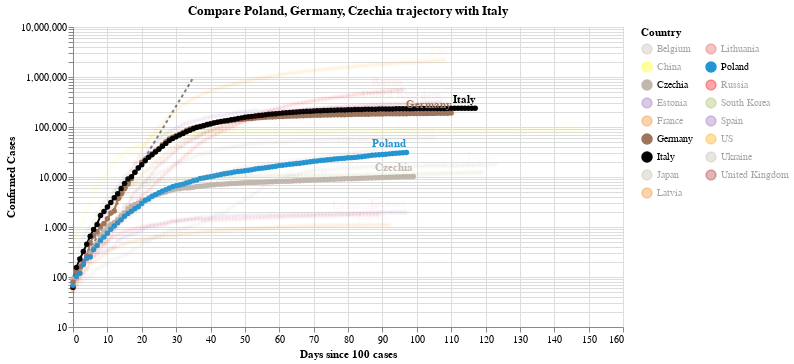

Source (notebook cell):
### Code cell
#hide_input
chart2 = make_since_chart(dff2,['Poland', 'Germany', 'Czechia'], baseline_countries)
chart2

### Figure 1 — Vega-Lite specification as saved in the notebook (floating-point values rounded to 4 significant figures; data arrays with more than 128 entries replaced by an {"elided": "..."} marker saying what was removed)
{"config": {"view": {"continuousWidth": 400, "continuousHeight": 300}}, "layer": [{"data": {"name": "data-628230001892d6798b50651be41d1b3e"}, "mark": {"type": "line", "color": "black", "opacity": 0.5, "strokeDash": [3, 3]}, "encoding": {"x": {"type": "quantitative", "field": "Days since 100 cases"}, "y": {"type": "quantitative", "field": "Confirmed Cases"}}}, {"data": {"name": "data-4df896992601e3d3e3db313392c11114"}, "mark": {"type": "line", "point": true}, "encoding": {"color": {"type": "nominal", "field": "Country", "legend": {"columns": 2}, "scale": {"domain": ["Belgium", "China", "Czechia", "Estonia", "France", "Germany", "Italy", "Japan", "Latvia", "Lithuania", "Poland", "Russia", "South Korea", "Spain", "US", "Ukraine", "United Kingdom"], "range": ["#C1B7AD", "yellow", "#C1B7AD", "#9467bd", "#F58518", "#9D755D", "black", "#C1B7AD", "#F58518", "#E45756", "#2495D3", "red", "#A1BA59", "#9467bd", "orange", "#C1B7AD", "brown"]}}, "opacity": {"condition": {"value": 1, "selection": "selector002"}, "value": 0.05}, "tooltip": [{"type": "nominal", "field": "Country"}, {"type": "temporal", "field": "Date"}, {"type": "quantitative", "field": "Confirmed Cases"}, {"type": "quantitative", "field": "Days since 100 cases"}], "x": {"type": "quantitative", "field": "Days since 100 cases"}, "y": {"type": "quantitative", "field": "Confirmed Cases", "scale": {"type": "log"}}}, "selection": {"selector002": {"type": "multi", "fields": ["Country"], "bind": "legend", "init": [{"Country": "Poland"}, {"Country": "Germany"}, {"Country": "Czechia"}, {"Country": "Italy"}]}}, "width": 550}, {"data": {"name": "data-4df896992601e3d3e3db313392c11114"}, "mark": {"type": "text", "align": "right", "dy": -8, "fontWeight": "bold"}, "encoding": {"color": {"type": "nominal", "field": "Country", "legend": {"columns": 2}, "scale": {"domain": ["Belgium", "China", "Czechia", "Estonia", "France", "Germany", "Italy", "Japan", "Latvia", "Lithuania", "Poland", "Russia", "South Korea", "Spain", "US", "Ukraine", "United Kingdom"], "range": ["#C1B7AD", "yellow", "#C1B7AD", "#9467bd", "#F58518", "#9D755D", "black", "#C1B7AD", "#F58518", "#E45756", "#2495D3", "red", "#A1BA59", "#9467bd", "orange", "#C1B7AD", "brown"]}}, "opacity": {"condition": {"value": 1, "selection": "selector002"}, "value": 0.05}, "text": {"type": "nominal", "field": "Country"}, "tooltip": [{"type": "nominal", "field": "Country"}, {"type": "temporal", "field": "Date"}, {"type": "quantitative", "field": "Confirmed Cases"}, {"type": "quantitative", "field": "Days since 100 cases"}], "x": {"type": "quantitative", "field": "Days since 100 cases"}, "y": {"type": "quantitative", "field": "Confirmed Cases", "scale": {"type": "log"}}}, "transform": [{"filter": "(datum['Date'] >= 1592438400000)"}], "width": 550}], "title": "Compare Poland, Germany, Czechia trajectory with Italy", "$schema": "https://vega.github.io/schema/vega-lite/v4.0.2.json", "datasets": {"data-628230001892d6798b50651be41d1b3e": [{"Days since 100 cases": 0, "Confirmed Cases": 100.0}, {"Days since 100 cases": 1, "Confirmed Cases": 130.0}, {"Days since 100 cases": 2, "Confirmed Cases": 169.0}, {"Days since 100 cases": 3, "Confirmed Cases": 219.7}, {"Days since 100 cases": 4, "Confirmed Cases": 285.6}, {"Days since 100 cases": 5, "Confirmed Cases": 371.3}, {"Days since 100 cases": 6, "Confirmed Cases": 482.7}, {"Days since 100 cases": 7, "Confirmed Cases": 627.5}, {"Days since 100 cases": 8, "Confirmed Cases": 815.7}, {"Days since 100 cases": 9, "Confirmed Cases": 1060.0}, {"Days since 100 cases": 10, "Confirmed Cases": 1379.0}, {"Days since 100 cases": 11, "Confirmed Cases": 1792.0}, {"Days since 100 cases": 12, "Confirmed Cases": 2330.0}, {"Days since 100 cases": 13, "Confirmed Cases": 3029.0}, {"Days since 100 cases": 14, "Confirmed Cases": 3937.0}, {"Days since 100 cases": 15, "Confirmed Cases": 5119.0}, {"Days since 100 cases": 16, "Confirmed Cases": 6654.0}, {"Days since 100 cases": 17, "Confirmed Cases": 8650.0}, {"Days since 100 cases": 18, "Confirmed Cases": 11250.0}, {"Days since 100 cases": 19, "Confirmed Cases": 14620.0}, {"Days since 100 cases": 20, "Confirmed Cases": 19000.0}, {"Days since 100 cases": 21, "Confirmed Cases": 24710.0}, {"Days since 100 cases": 22, "Confirmed Cases": 32120.0}, {"Days since 100 cases": 23, "Confirmed Cases": 41750.0}, {"Days since 100 cases": 24, "Confirmed Cases": 54280.0}, {"Days since 100 cases": 25, "Confirmed Cases": 70560.0}, {"Days since 100 cases": 26, "Confirmed Cases": 91730.0}, {"Days since 100 cases": 27, "Confirmed Cases": 119300.0}, {"Days since 100 cases": 28, "Confirmed Cases": 155000.0}, {"Days since 100 cases": 29, "Confirmed Cases": 201500.0}, {"Days since 100 cases": 30, "Confirmed Cases": 262000.0}, {"Days since 100 cases": 31, "Confirmed Cases": 340600.0}, {"Days since 100 cases": 32, "Confirmed Cases": 442800.0}, {"Days since 100 cases": 33, "Confirmed Cases": 575600.0}, {"Days since 100 cases": 34, "Confirmed Cases": 748300.0}, {"Days since 100 cases": 35, "Confirmed Cases": 972800.0}], "data-4df896992601e3d3e3db313392c11114": {"elided": "1832 records"}}}
